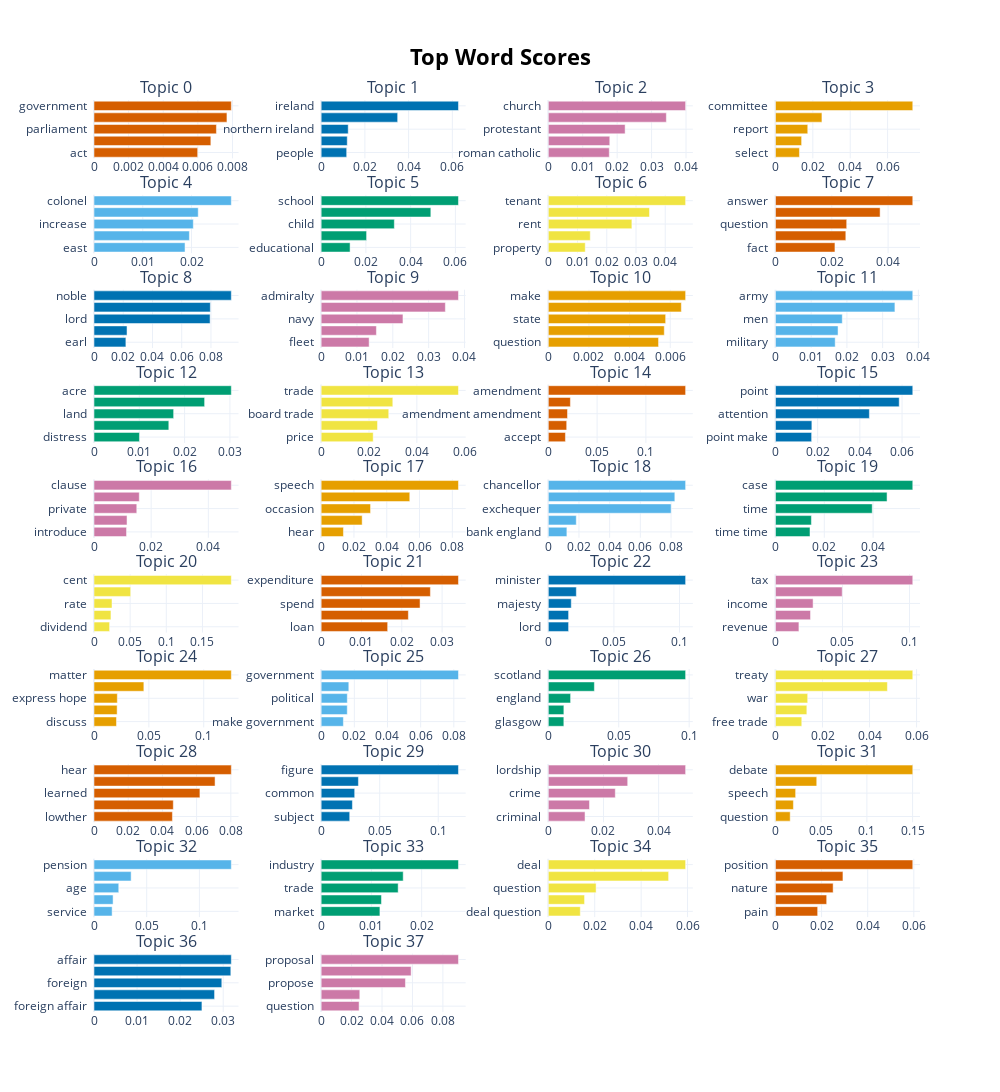

The notebook cell this image was saved under:
### Code cell
fig = model.visualize_barchart(top_n_topics=38, n_words=5, title='<b>Top Word Scores</b>')
fig.write_image("../diagramOutput/hierarchicalClustering.png", engine="kaleido", scale=3, format='png')
fig.show()

### Figure 1 — Plotly figure (JSON) as saved in the notebook; plotly's stock layout.template omitted (floating-point values rounded to 4 significant figures)
{"data": [{"marker": {"color": "#D55E00"}, "orientation": "h", "x": [0.005991, 0.006751, 0.007073, 0.007681, 0.007934], "y": ["act  ", "case  ", "parliament  ", "make  ", "government  "], "type": "bar", "xaxis": "x", "yaxis": "y"}, {"marker": {"color": "#0072B2"}, "orientation": "h", "x": [0.01168, 0.01194, 0.01238, 0.035, 0.06281], "y": ["people  ", "northern  ", "northern ireland  ", "irish  ", "ireland  "], "type": "bar", "xaxis": "x2", "yaxis": "y2"}, {"marker": {"color": "#CC79A7"}, "orientation": "h", "x": [0.01771, 0.01786, 0.02232, 0.03429, 0.03989], "y": ["roman catholic  ", "roman  ", "protestant  ", "catholic  ", "church  "], "type": "bar", "xaxis": "x3", "yaxis": "y3"}, {"marker": {"color": "#E69F00"}, "orientation": "h", "x": [0.01284, 0.014, 0.01728, 0.02486, 0.07346], "y": ["select  ", "select committee  ", "report  ", "vote  ", "committee  "], "type": "bar", "xaxis": "x4", "yaxis": "y4"}, {"marker": {"color": "#56B4E9"}, "orientation": "h", "x": [0.01867, 0.01956, 0.02036, 0.02137, 0.02816], "y": ["east  ", "cotton  ", "increase  ", "west  ", "colonel  "], "type": "bar", "xaxis": "x5", "yaxis": "y5"}, {"marker": {"color": "#009E73"}, "orientation": "h", "x": [0.01293, 0.02031, 0.03271, 0.04903, 0.06138], "y": ["educational  ", "teacher  ", "child  ", "education  ", "school  "], "type": "bar", "xaxis": "x6", "yaxis": "y6"}, {"marker": {"color": "#F0E442"}, "orientation": "h", "x": [0.01263, 0.01435, 0.02859, 0.03462, 0.04697], "y": ["property  ", "lease  ", "rent  ", "landlord  ", "tenant  "], "type": "bar", "xaxis": "x7", "yaxis": "y7"}, {"marker": {"color": "#D55E00"}, "orientation": "h", "x": [0.02112, 0.02498, 0.0253, 0.03716, 0.04876], "y": ["fact  ", "believe  ", "question  ", "interruption  ", "answer  "], "type": "bar", "xaxis": "x8", "yaxis": "y8"}, {"marker": {"color": "#0072B2"}, "orientation": "h", "x": [0.02182, 0.0226, 0.07941, 0.07958, 0.09394], "y": ["earl  ", "viscount  ", "lord  ", "noble lord  ", "noble  "], "type": "bar", "xaxis": "x9", "yaxis": "y9"}, {"marker": {"color": "#CC79A7"}, "orientation": "h", "x": [0.01339, 0.01542, 0.02283, 0.03467, 0.03833], "y": ["fleet  ", "naval  ", "navy  ", "ship  ", "admiralty  "], "type": "bar", "xaxis": "x10", "yaxis": "y10"}, {"marker": {"color": "#E69F00"}, "orientation": "h", "x": [0.005424, 0.005706, 0.005773, 0.006545, 0.006756], "y": ["question  ", "lord  ", "state  ", "government  ", "make  "], "type": "bar", "xaxis": "x11", "yaxis": "y11"}, {"marker": {"color": "#56B4E9"}, "orientation": "h", "x": [0.01672, 0.01752, 0.0187, 0.03344, 0.03844], "y": ["military  ", "troop  ", "men  ", "war  ", "army  "], "type": "bar", "xaxis": "x12", "yaxis": "y12"}, {"marker": {"color": "#009E73"}, "orientation": "h", "x": [0.01003, 0.01652, 0.01758, 0.02442, 0.03031], "y": ["distress  ", "country  ", "land  ", "rent  ", "acre  "], "type": "bar", "xaxis": "x13", "yaxis": "y13"}, {"marker": {"color": "#F0E442"}, "orientation": "h", "x": [0.02175, 0.02356, 0.02825, 0.02995, 0.0574], "y": ["price  ", "export  ", "board trade  ", "country  ", "trade  "], "type": "bar", "xaxis": "x14", "yaxis": "y14"}, {"marker": {"color": "#D55E00"}, "orientation": "h", "x": [0.01754, 0.01886, 0.01968, 0.02263, 0.1407], "y": ["accept  ", "accept amendment  ", "amendment amendment  ", "clause  ", "amendment  "], "type": "bar", "xaxis": "x15", "yaxis": "y15"}, {"marker": {"color": "#0072B2"}, "orientation": "h", "x": [0.01715, 0.01726, 0.04451, 0.05865, 0.06508], "y": ["point make  ", "make  ", "attention  ", "wish  ", "point  "], "type": "bar", "xaxis": "x16", "yaxis": "y16"}, {"marker": {"color": "#CC79A7"}, "orientation": "h", "x": [0.01138, 0.01155, 0.01496, 0.01584, 0.04804], "y": ["introduce  ", "day  ", "private  ", "principle  ", "clause  "], "type": "bar", "xaxis": "x17", "yaxis": "y17"}, {"marker": {"color": "#E69F00"}, "orientation": "h", "x": [0.01359, 0.02501, 0.03013, 0.05405, 0.08374], "y": ["hear  ", "speak  ", "occasion  ", "argument  ", "speech  "], "type": "bar", "xaxis": "x18", "yaxis": "y18"}, {"marker": {"color": "#56B4E9"}, "orientation": "h", "x": [0.01211, 0.01824, 0.08007, 0.08249, 0.08952], "y": ["bank england  ", "bank  ", "exchequer  ", "chancellor exchequer  ", "chancellor  "], "type": "bar", "xaxis": "x19", "yaxis": "y19"}, {"marker": {"color": "#009E73"}, "orientation": "h", "x": [0.01416, 0.01473, 0.03965, 0.04573, 0.05626], "y": ["time time  ", "convict  ", "time  ", "reason  ", "case  "], "type": "bar", "xaxis": "x20", "yaxis": "y20"}, {"marker": {"color": "#F0E442"}, "orientation": "h", "x": [0.02158, 0.02346, 0.0249, 0.05072, 0.1899], "y": ["dividend  ", "pound  ", "rate  ", "cent cent  ", "cent  "], "type": "bar", "xaxis": "x21", "yaxis": "y21"}, {"marker": {"color": "#D55E00"}, "orientation": "h", "x": [0.0165, 0.02163, 0.02453, 0.02709, 0.03406], "y": ["loan  ", "fund  ", "spend  ", "money  ", "expenditure  "], "type": "bar", "xaxis": "x22", "yaxis": "y22"}, {"marker": {"color": "#0072B2"}, "orientation": "h", "x": [0.01545, 0.01547, 0.0175, 0.02136, 0.1046], "y": ["lord  ", "minister minister  ", "majesty  ", "ministry  ", "minister  "], "type": "bar", "xaxis": "x23", "yaxis": "y23"}, {"marker": {"color": "#CC79A7"}, "orientation": "h", "x": [0.0175, 0.02617, 0.02808, 0.0498, 0.1025], "y": ["revenue  ", "income tax  ", "income  ", "taxation  ", "tax  "], "type": "bar", "xaxis": "x24", "yaxis": "y24"}, {"marker": {"color": "#E69F00"}, "orientation": "h", "x": [0.02049, 0.02109, 0.02125, 0.04543, 0.1251], "y": ["discuss  ", "discuss matter  ", "express hope  ", "hope  ", "matter  "], "type": "bar", "xaxis": "x25", "yaxis": "y25"}, {"marker": {"color": "#56B4E9"}, "orientation": "h", "x": [0.01341, 0.01574, 0.01577, 0.01668, 0.0828], "y": ["make government  ", "problem  ", "political  ", "government accept  ", "government  "], "type": "bar", "xaxis": "x26", "yaxis": "y26"}, {"marker": {"color": "#009E73"}, "orientation": "h", "x": [0.01103, 0.01105, 0.01583, 0.03272, 0.0975], "y": ["glasgow  ", "english  ", "england  ", "scottish  ", "scotland  "], "type": "bar", "xaxis": "x27", "yaxis": "y27"}, {"marker": {"color": "#F0E442"}, "orientation": "h", "x": [0.01119, 0.01334, 0.0137, 0.04759, 0.05838], "y": ["free trade  ", "arab  ", "war  ", "danger  ", "treaty  "], "type": "bar", "xaxis": "x28", "yaxis": "y28"}, {"marker": {"color": "#D55E00"}, "orientation": "h", "x": [0.04585, 0.04637, 0.06193, 0.07078, 0.08029], "y": ["lowther  ", "satisfactory  ", "learned  ", "delight  ", "hear  "], "type": "bar", "xaxis": "x29", "yaxis": "y29"}, {"marker": {"color": "#0072B2"}, "orientation": "h", "x": [0.0244, 0.0267, 0.02865, 0.03183, 0.1173], "y": ["subject  ", "remarkable  ", "common  ", "example  ", "figure  "], "type": "bar", "xaxis": "x30", "yaxis": "y30"}, {"marker": {"color": "#CC79A7"}, "orientation": "h", "x": [0.01331, 0.01493, 0.02429, 0.02878, 0.04978], "y": ["criminal  ", "evidence  ", "crime  ", "offence  ", "lordship  "], "type": "bar", "xaxis": "x31", "yaxis": "y31"}, {"marker": {"color": "#E69F00"}, "orientation": "h", "x": [0.01612, 0.01965, 0.02209, 0.04515, 0.1502], "y": ["question  ", "debate debate  ", "speech  ", "discussion  ", "debate  "], "type": "bar", "xaxis": "x32", "yaxis": "y32"}, {"marker": {"color": "#56B4E9"}, "orientation": "h", "x": [0.0172, 0.01811, 0.02348, 0.03524, 0.1303], "y": ["service  ", "widow  ", "age  ", "pensioner  ", "pension  "], "type": "bar", "xaxis": "x33", "yaxis": "y33"}, {"marker": {"color": "#009E73"}, "orientation": "h", "x": [0.01169, 0.012, 0.01532, 0.01632, 0.02732], "y": ["market  ", "food  ", "trade  ", "factory  ", "industry  "], "type": "bar", "xaxis": "x34", "yaxis": "y34"}, {"marker": {"color": "#F0E442"}, "orientation": "h", "x": [0.01378, 0.01562, 0.02059, 0.05183, 0.05916], "y": ["deal question  ", "great deal  ", "question  ", "country  ", "deal  "], "type": "bar", "xaxis": "x35", "yaxis": "y35"}, {"marker": {"color": "#D55E00"}, "orientation": "h", "x": [0.0183, 0.02222, 0.02501, 0.02926, 0.05955], "y": ["pain  ", "oppose  ", "nature  ", "compulsion  ", "position  "], "type": "bar", "xaxis": "x36", "yaxis": "y36"}, {"marker": {"color": "#0072B2"}, "orientation": "h", "x": [0.02506, 0.02799, 0.02968, 0.03177, 0.03189], "y": ["foreign affair  ", "secretary  ", "foreign  ", "france  ", "affair  "], "type": "bar", "xaxis": "x37", "yaxis": "y37"}, {"marker": {"color": "#CC79A7"}, "orientation": "h", "x": [0.02493, 0.02539, 0.05539, 0.05912, 0.09025], "y": ["question  ", "discuss  ", "propose  ", "principle  ", "proposal  "], "type": "bar", "xaxis": "x38", "yaxis": "y38"}], "layout": {"xaxis": {"anchor": "y", "domain": [0.0, 0.175], "showgrid": true}, "yaxis": {"anchor": "x", "domain": [0.936, 1.0], "showgrid": true}, "xaxis2": {"anchor": "y2", "domain": [0.275, 0.45], "showgrid": true}, "yaxis2": {"anchor": "x2", "domain": [0.936, 1.0], "showgrid": true}, "xaxis3": {"anchor": "y3", "domain": [0.55, 0.725], "showgrid": true}, "yaxis3": {"anchor": "x3", "domain": [0.936, 1.0], "showgrid": true}, "xaxis4": {"anchor": "y4", "domain": [0.825, 1.0], "showgrid": true}, "yaxis4": {"anchor": "x4", "domain": [0.936, 1.0], "showgrid": true}, "xaxis5": {"anchor": "y5", "domain": [0.0, 0.175], "showgrid": true}, "yaxis5": {"anchor": "x5", "domain": [0.832, 0.896], "showgrid": true}, "xaxis6": {"anchor": "y6", "domain": [0.275, 0.45], "showgrid": true}, "yaxis6": {"anchor": "x6", "domain": [0.832, 0.896], "showgrid": true}, "xaxis7": {"anchor": "y7", "domain": [0.55, 0.725], "showgrid": true}, "yaxis7": {"anchor": "x7", "domain": [0.832, 0.896], "showgrid": true}, "xaxis8": {"anchor": "y8", "domain": [0.825, 1.0], "showgrid": true}, "yaxis8": {"anchor": "x8", "domain": [0.832, 0.896], "showgrid": true}, "xaxis9": {"anchor": "y9", "domain": [0.0, 0.175], "showgrid": true}, "yaxis9": {"anchor": "x9", "domain": [0.728, 0.792], "showgrid": true}, "xaxis10": {"anchor": "y10", "domain": [0.275, 0.45], "showgrid": true}, "yaxis10": {"anchor": "x10", "domain": [0.728, 0.792], "showgrid": true}, "xaxis11": {"anchor": "y11", "domain": [0.55, 0.725], "showgrid": true}, "yaxis11": {"anchor": "x11", "domain": [0.728, 0.792], "showgrid": true}, "xaxis12": {"anchor": "y12", "domain": [0.825, 1.0], "showgrid": true}, "yaxis12": {"anchor": "x12", "domain": [0.728, 0.792], "showgrid": true}, "xaxis13": {"anchor": "y13", "domain": [0.0, 0.175], "showgrid": true}, "yaxis13": {"anchor": "x13", "domain": [0.624, 0.688], "showgrid": true}, "xaxis14": {"anchor": "y14", "domain": [0.275, 0.45], "showgrid": true}, "yaxis14": {"anchor": "x14", "domain": [0.624, 0.688], "showgrid": true}, "xaxis15": {"anchor": "y15", "domain": [0.55, 0.725], "showgrid": true}, "yaxis15": {"anchor": "x15", "domain": [0.624, 0.688], "showgrid": true}, "xaxis16": {"anchor": "y16", "domain": [0.825, 1.0], "showgrid": true}, "yaxis16": {"anchor": "x16", "domain": [0.624, 0.688], "showgrid": true}, "xaxis17": {"anchor": "y17", "domain": [0.0, 0.175], "showgrid": true}, "yaxis17": {"anchor": "x17", "domain": [0.52, 0.584], "showgrid": true}, "xaxis18": {"anchor": "y18", "domain": [0.275, 0.45], "showgrid": true}, "yaxis18": {"anchor": "x18", "domain": [0.52, 0.584], "showgrid": true}, "xaxis19": {"anchor": "y19", "domain": [0.55, 0.725], "showgrid": true}, "yaxis19": {"anchor": "x19", "domain": [0.52, 0.584], "showgrid": true}, "xaxis20": {"anchor": "y20", "domain": [0.825, 1.0], "showgrid": true}, "yaxis20": {"anchor": "x20", "domain": [0.52, 0.584], "showgrid": true}, "xaxis21": {"anchor": "y21", "domain": [0.0, 0.175], "showgrid": true}, "yaxis21": {"anchor": "x21", "domain": [0.416, 0.48], "showgrid": true}, "xaxis22": {"anchor": "y22", "domain": [0.275, 0.45], "showgrid": true}, "yaxis22": {"anchor": "x22", "domain": [0.416, 0.48], "showgrid": true}, "xaxis23": {"anchor": "y23", "domain": [0.55, 0.725], "showgrid": true}, "yaxis23": {"anchor": "x23", "domain": [0.416, 0.48], "showgrid": true}, "xaxis24": {"anchor": "y24", "domain": [0.825, 1.0], "showgrid": true}, "yaxis24": {"anchor": "x24", "domain": [0.416, 0.48], "showgrid": true}, "xaxis25": {"anchor": "y25", "domain": [0.0, 0.175], "showgrid": true}, "yaxis25": {"anchor": "x25", "domain": [0.312, 0.376], "showgrid": true}, "xaxis26": {"anchor": "y26", "domain": [0.275, 0.45], "showgrid": true}, "yaxis26": {"anchor": "x26", "domain": [0.312, 0.376], "showgrid": true}, "xaxis27": {"anchor": "y27", "domain": [0.55, 0.725], "showgrid": true}, "yaxis27": {"anchor": "x27", "domain": [0.312, 0.376], "showgrid": true}, "xaxis28": {"anchor": "y28", "domain": [0.825, 1.0], "showgrid": true}, "yaxis28": {"anchor": "x28", "domain": [0.312, 0.376], "showgrid": true}, "xaxis29": {"anchor": "y29", "domain": [0.0, 0.175], "showgrid": true}, "yaxis29": {"anchor": "x29", "domain": [0.208, 0.272], "showgrid": true}, "xaxis30": {"anchor": "y30", "domain": [0.275, 0.45], "showgrid": true}, "yaxis30": {"anchor": "x30", "domain": [0.208, 0.272], "showgrid": true}, "xaxis31": {"anchor": "y31", "domain": [0.55, 0.725], "showgrid": true}, "yaxis31": {"anchor": "x31", "domain": [0.208, 0.272], "showgrid": true}, "xaxis32": {"anchor": "y32", "domain": [0.825, 1.0], "showgrid": true}, "yaxis32": {"anchor": "x32", "domain": [0.208, 0.272], "showgrid": true}, "xaxis33": {"anchor": "y33", "domain": [0.0, 0.175], "showgrid": true}, "yaxis33": {"anchor": "x33", "domain": [0.104, 0.168], "showgrid": true}, "xaxis34": {"anchor": "y34", "domain": [0.275, 0.45], "showgrid": true}, "yaxis34": {"anchor": "x34", "domain": [0.104, 0.168], "showgrid": true}, "xaxis35": {"anchor": "y35", "domain": [0.55, 0.725], "showgrid": true}, "yaxis35": {"anchor": "x35", "domain": [0.104, 0.168], "showgrid": true}, "xaxis36": {"anchor": "y36", "domain": [0.825, 1.0], "showgrid": true}, "yaxis36": {"anchor": "x36", "domain": [0.104, 0.168], "showgrid": true}, "xaxis37": {"anchor": "y37", "domain": [0.0, 0.175], "showgrid": true}, "yaxis37": {"anchor": "x37", "domain": [0.0, 0.064], "showgrid": true}, "xaxis38": {"anchor": "y38", "domain": [0.275, 0.45], "showgrid": true}, "yaxis38": {"anchor": "x38", "domain": [0.0, 0.064], "showgrid": true}, "xaxis39": {"anchor": "y39", "domain": [0.55, 0.725], "showgrid": true}, "yaxis39": {"anchor": "x39", "domain": [0.0, 0.064], "showgrid": true}, "xaxis40": {"anchor": "y40", "domain": [0.825, 1.0], "showgrid": true}, "yaxis40": {"anchor": "x40", "domain": [0.0, 0.064], "showgrid": true}, "annotations": [{"font": {"size": 16}, "showarrow": false, "text": "Topic 0", "x": 0.0875, "xanchor": "center", "xref": "paper", "y": 1.0, "yanchor": "bottom", "yref": "paper"}, {"font": {"size": 16}, "showarrow": false, "text": "Topic 1", "x": 0.3625, "xanchor": "center", "xref": "paper", "y": 1.0, "yanchor": "bottom", "yref": "paper"}, {"font": {"size": 16}, "showarrow": false, "text": "Topic 2", "x": 0.6375, "xanchor": "center", "xref": "paper", "y": 1.0, "yanchor": "bottom", "yref": "paper"}, {"font": {"size": 16}, "showarrow": false, "text": "Topic 3", "x": 0.9125, "xanchor": "center", "xref": "paper", "y": 1.0, "yanchor": "bottom", "yref": "paper"}, {"font": {"size": 16}, "showarrow": false, "text": "Topic 4", "x": 0.0875, "xanchor": "center", "xref": "paper", "y": 0.896, "yanchor": "bottom", "yref": "paper"}, {"font": {"size": 16}, "showarrow": false, "text": "Topic 5", "x": 0.3625, "xanchor": "center", "xref": "paper", "y": 0.896, "yanchor": "bottom", "yref": "paper"}, {"font": {"size": 16}, "showarrow": false, "text": "Topic 6", "x": 0.6375, "xanchor": "center", "xref": "paper", "y": 0.896, "yanchor": "bottom", "yref": "paper"}, {"font": {"size": 16}, "showarrow": false, "text": "Topic 7", "x": 0.9125, "xanchor": "center", "xref": "paper", "y": 0.896, "yanchor": "bottom", "yref": "paper"}, {"font": {"size": 16}, "showarrow": false, "text": "Topic 8", "x": 0.0875, "xanchor": "center", "xref": "paper", "y": 0.792, "yanchor": "bottom", "yref": "paper"}, {"font": {"size": 16}, "showarrow": false, "text": "Topic 9", "x": 0.3625, "xanchor": "center", "xref": "paper", "y": 0.792, "yanchor": "bottom", "yref": "paper"}, {"font": {"size": 16}, "showarrow": false, "text": "Topic 10", "x": 0.6375, "xanchor": "center", "xref": "paper", "y": 0.792, "yanchor": "bottom", "yref": "paper"}, {"font": {"size": 16}, "showarrow": false, "text": "Topic 11", "x": 0.9125, "xanchor": "center", "xref": "paper", "y": 0.792, "yanchor": "bottom", "yref": "paper"}, {"font": {"size": 16}, "showarrow": false, "text": "Topic 12", "x": 0.0875, "xanchor": "center", "xref": "paper", "y": 0.688, "yanchor": "bottom", "yref": "paper"}, {"font": {"size": 16}, "showarrow": false, "text": "Topic 13", "x": 0.3625, "xanchor": "center", "xref": "paper", "y": 0.688, "yanchor": "bottom", "yref": "paper"}, {"font": {"size": 16}, "showarrow": false, "text": "Topic 14", "x": 0.6375, "xanchor": "center", "xref": "paper", "y": 0.688, "yanchor": "bottom", "yref": "paper"}, {"font": {"size": 16}, "showarrow": false, "text": "Topic 15", "x": 0.9125, "xanchor": "center", "xref": "paper", "y": 0.688, "yanchor": "bottom", "yref": "paper"}, {"font": {"size": 16}, "showarrow": false, "text": "Topic 16", "x": 0.0875, "xanchor": "center", "xref": "paper", "y": 0.584, "yanchor": "bottom", "yref": "paper"}, {"font": {"size": 16}, "showarrow": false, "text": "Topic 17", "x": 0.3625, "xanchor": "center", "xref": "paper", "y": 0.584, "yanchor": "bottom", "yref": "paper"}, {"font": {"size": 16}, "showarrow": false, "text": "Topic 18", "x": 0.6375, "xanchor": "center", "xref": "paper", "y": 0.584, "yanchor": "bottom", "yref": "paper"}, {"font": {"size": 16}, "showarrow": false, "text": "Topic 19", "x": 0.9125, "xanchor": "center", "xref": "paper", "y": 0.584, "yanchor": "bottom", "yref": "paper"}, {"font": {"size": 16}, "showarrow": false, "text": "Topic 20", "x": 0.0875, "xanchor": "center", "xref": "paper", "y": 0.48, "yanchor": "bottom", "yref": "paper"}, {"font": {"size": 16}, "showarrow": false, "text": "Topic 21", "x": 0.3625, "xanchor": "center", "xref": "paper", "y": 0.48, "yanchor": "bottom", "yref": "paper"}, {"font": {"size": 16}, "showarrow": false, "text": "Topic 22", "x": 0.6375, "xanchor": "center", "xref": "paper", "y": 0.48, "yanchor": "bottom", "yref": "paper"}, {"font": {"size": 16}, "showarrow": false, "text": "Topic 23", "x": 0.9125, "xanchor": "center", "xref": "paper", "y": 0.48, "yanchor": "bottom", "yref": "paper"}, {"font": {"size": 16}, "showarrow": false, "text": "Topic 24", "x": 0.0875, "xanchor": "center", "xref": "paper", "y": 0.376, "yanchor": "bottom", "yref": "paper"}, {"font": {"size": 16}, "showarrow": false, "text": "Topic 25", "x": 0.3625, "xanchor": "center", "xref": "paper", "y": 0.376, "yanchor": "bottom", "yref": "paper"}, {"font": {"size": 16}, "showarrow": false, "text": "Topic 26", "x": 0.6375, "xanchor": "center", "xref": "paper", "y": 0.376, "yanchor": "bottom", "yref": "paper"}, {"font": {"size": 16}, "showarrow": false, "text": "Topic 27", "x": 0.9125, "xanchor": "center", "xref": "paper", "y": 0.376, "yanchor": "bottom", "yref": "paper"}, {"font": {"size": 16}, "showarrow": false, "text": "Topic 28", "x": 0.0875, "xanchor": "center", "xref": "paper", "y": 0.272, "yanchor": "bottom", "yref": "paper"}, {"font": {"size": 16}, "showarrow": false, "text": "Topic 29", "x": 0.3625, "xanchor": "center", "xref": "paper", "y": 0.272, "yanchor": "bottom", "yref": "paper"}, {"font": {"size": 16}, "showarrow": false, "text": "Topic 30", "x": 0.6375, "xanchor": "center", "xref": "paper", "y": 0.272, "yanchor": "bottom", "yref": "paper"}, {"font": {"size": 16}, "showarrow": false, "text": "Topic 31", "x": 0.9125, "xanchor": "center", "xref": "paper", "y": 0.272, "yanchor": "bottom", "yref": "paper"}, {"font": {"size": 16}, "showarrow": false, "text": "Topic 32", "x": 0.0875, "xanchor": "center", "xref": "paper", "y": 0.168, "yanchor": "bottom", "yref": "paper"}, {"font": {"size": 16}, "showarrow": false, "text": "Topic 33", "x": 0.3625, "xanchor": "center", "xref": "paper", "y": 0.168, "yanchor": "bottom", "yref": "paper"}, {"font": {"size": 16}, "showarrow": false, "text": "Topic 34", "x": 0.6375, "xanchor": "center", "xref": "paper", "y": 0.168, "yanchor": "bottom", "yref": "paper"}, {"font": {"size": 16}, "showarrow": false, "text": "Topic 35", "x": 0.9125, "xanchor": "center", "xref": "paper", "y": 0.168, "yanchor": "bottom", "yref": "paper"}, {"font": {"size": 16}, "showarrow": false, "text": "Topic 36", "x": 0.0875, "xanchor": "center", "xref": "paper", "y": 0.064, "yanchor": "bottom", "yref": "paper"}, {"font": {"size": 16}, "showarrow": false, "text": "Topic 37", "x": 0.3625, "xanchor": "center", "xref": "paper", "y": 0.064, "yanchor": "bottom", "yref": "paper"}], "title": {"font": {"size": 22, "color": "Black"}, "text": "<b>Top Word Scores</b>", "x": 0.5, "xanchor": "center", "yanchor": "top"}, "hoverlabel": {"font": {"size": 16, "family": "Rockwell"}, "bgcolor": "white"}, "showlegend": false, "width": 1000, "height": 2500}}
